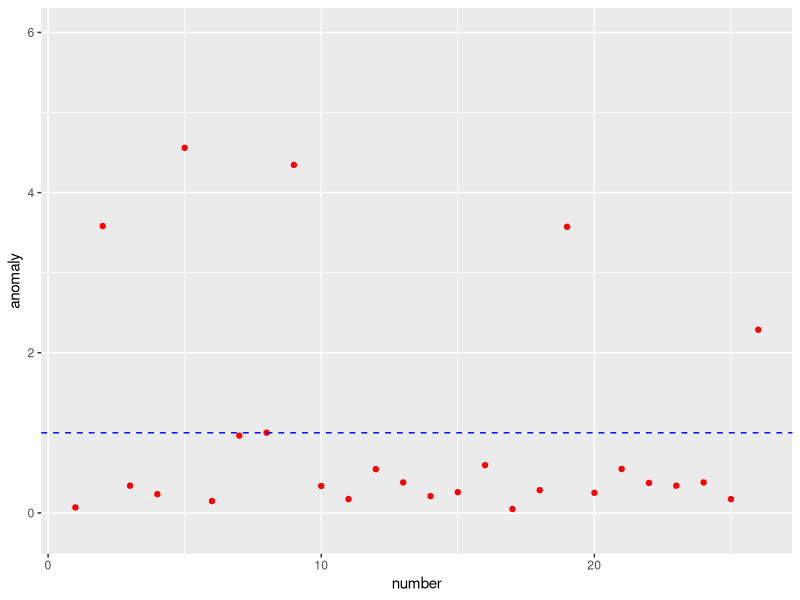
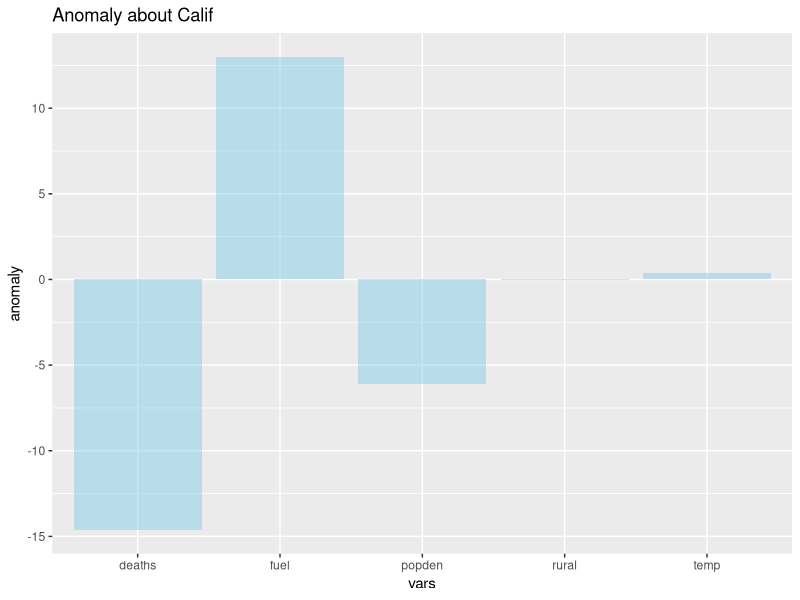
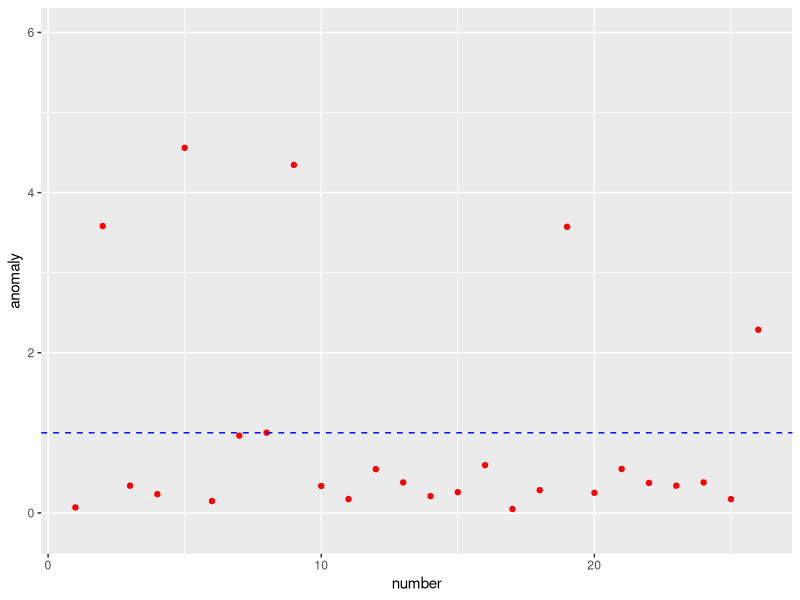
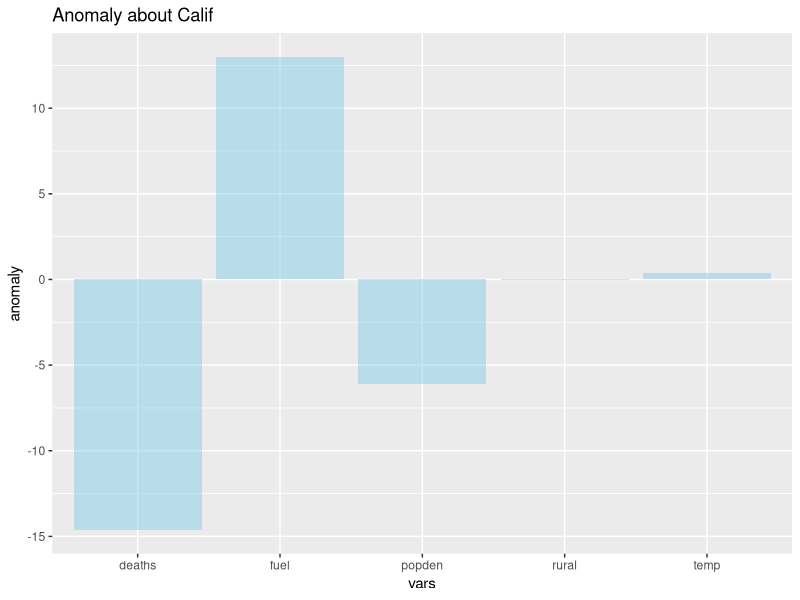

These charts were generated, in order, by the following R code:
library(MASS)
library(ggplot2)

head(road)
X = road / road$drivers
head(X)

X = as.matrix(log(X[,-2] + 1))
head(X)
mx = colMeans(X)
head(mx)
Xc= X - matrix(1, nrow(X), 1) %*% mx
head(Xc)

Sx = t(Xc) %*% Xc / nrow(X)
head(Sx)

a = rowSums((Xc %*% solve(Sx) * Xc) / ncol(X))
ad = data.frame(1:26, a)
ad
colnames(ad) = c("num", "a")

g = ggplot(ad, aes(ad$num, ad$a)) + geom_point(colour="red")
l = geom_hline(yintercept = 1, linetype="dashed", colour="blue")
lim = ylim(c(-1,30)/ncol(X))
lab = labs(x="number", y="anomaly")

g + l + lim + lab
ggsave("chap2/img/MTS.jpg", g + l + lim + lab)

xc_prime = Xc["Calif", ]
xc_prime

SN1 = 10 * log10(xc_prime^2 / diag(Sx))
SN1
SN1.df = data.frame(names(SN1), SN1)
SN1.df
colnames(SN1.df) = c("vars", "anomaly")
SN1.df

gb = ggplot(SN1.df, aes(vars, anomaly)) + geom_bar(alpha=0.5, stat="identity", fill="skyblue")
gt = labs(title="Anomaly about Calif")

gb + gt
ggsave("chap2/img/Calif_SN_ratio.jpg", gb + gt)
